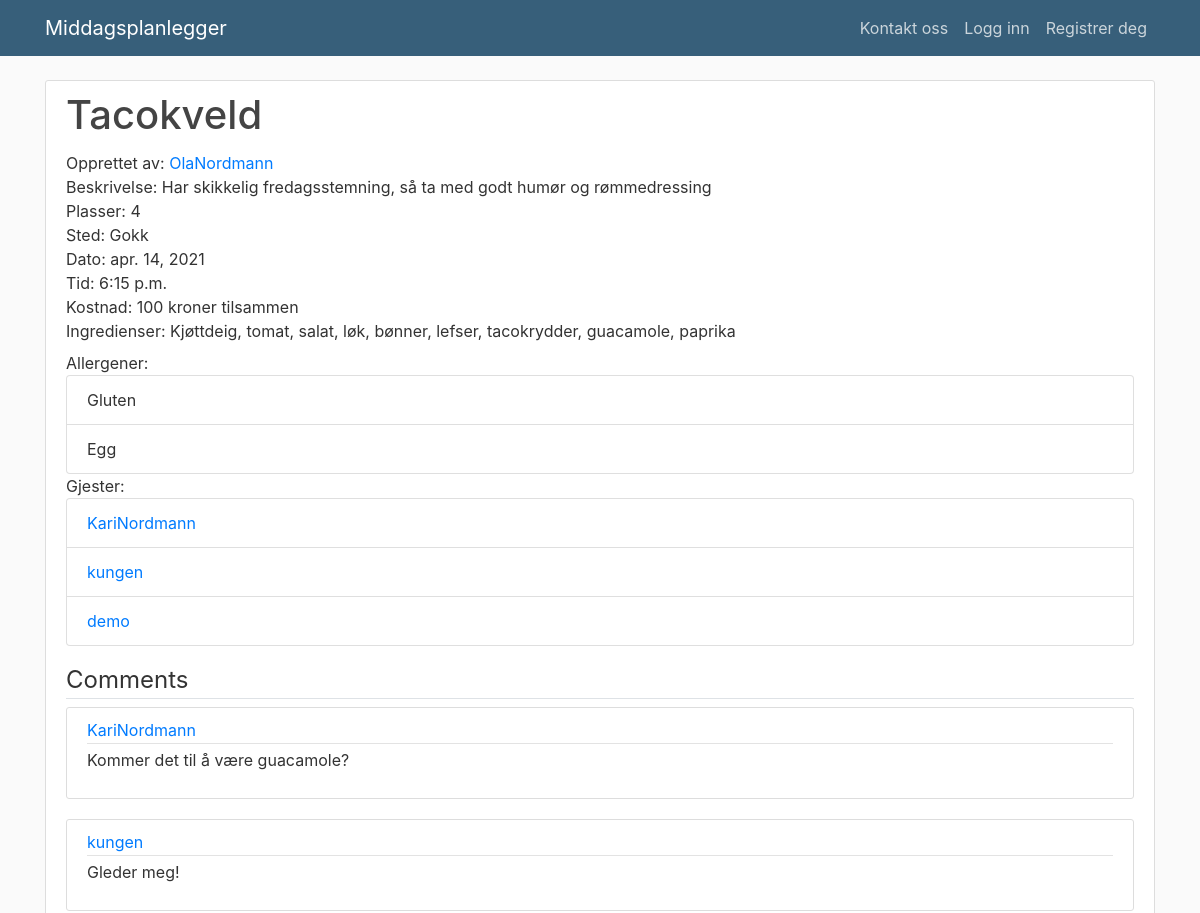
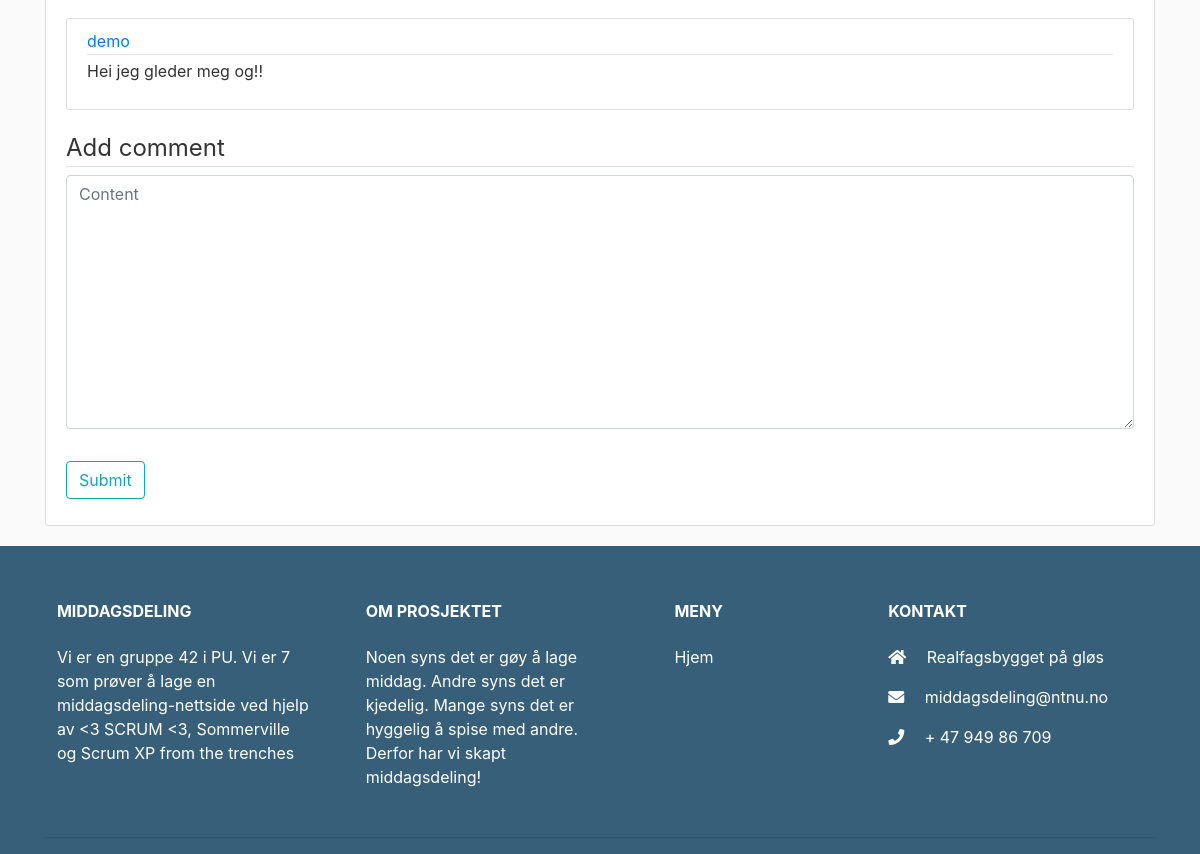
The page /event/1/ on the database its author committed (2 pictures, top to bottom).
### dinnerevent/models.py (models this page shows, shortened)
class Event(models.Model):
    user = models.ForeignKey(User, on_delete=models.CASCADE)
    title = models.CharField(max_length=150)
    description = models.TextField(max_length=500)
    seats = models.PositiveIntegerField(default=1)
    place = models.CharField(max_length=50)
    expense = models.PositiveIntegerField(default=0)
    date = models.DateField(default=timezone.now)
    time = models.TimeField(default=timezone.now)
    ingredients = models.TextField(max_length=500)
    allergies = models.ManyToManyField(Allergy)
    guests = models.ManyToManyField(User, related_name="event_guests")
    class Meta:
        verbose_name = 'Arrangement'
        verbose_name_plural = 'Arrangement'

class Comment(models.Model):
    event = models.ForeignKey(Event, on_delete=models.CASCADE, related_name='comments')
    user = models.ForeignKey(User, on_delete=models.CASCADE)
    content = models.TextField(max_length=500)
    created_on = models.DateTimeField(default=timezone.now)
    class Meta:
        verbose_name = 'Kommentar'
        verbose_name_plural = 'Kommentarer'

### users/models.py (models this page shows)
class Allergy(models.Model):
    allergy = models.CharField(max_length=50)
    class Meta:
        constraints = [
            models.UniqueConstraint(fields=['allergy'], name='unique_allergy')
        ]
    def __str__(self):
        return self.allergy

### dinnerevent/views.py (the view, shortened to what this page needs)
# urls.py: path('<int:pk>/', EventDetail.as_view(), name='eventdetail'),
class EventDetail(DetailView):
    model = Event
    def get_context_data(self, **kwargs):
        context = super(EventDetail, self).get_context_data(**kwargs)
        event_review_by_user = User.objects.filter(review__event=self.object).filter(id=self.request.user.id)
        context['user_has_made_event_review'] = event_review_by_user
        context['form'] = CommentForm()
        return context

### dinnerevent/forms.py
class CommentForm(ModelForm):
    class Meta:
        model = Comment
        fields = ['content']

### dinnerevent/templates/dinnerevent/event_detail.html (shortened to what this page needs)
{% extends "overview/base.html" %}
{% load crispy_forms_filters %}
{% load static %}
{% load crispy_forms_tags %}
{% load bootstrap4 %}
{% block content %}
    <div class="content-section">
        <h1 class="card-title">{{ event.title }}</h1>
        <ul class="list-unstyled">
            <li>Opprettet av: <a href="{% url 'profile' event.user.id %}">{{ event.user }}</a></li>
            <li>Beskrivelse: {{ event.description }}</li>
            <li>Plasser: {{ event.seats }}</li>
            <li>Sted: {{ event.place }}</li>
            <li>Dato: {{ event.date }}</li>
            <li>Tid: {{ event.time }}</li>
            <li>Kostnad: {{ event.expense }} kroner tilsammen</li>
            <li>Ingredienser: {{ event.ingredients }}</li>
            <li class="list-group mt-2"> Allergener:
                <ul class="list-group">
                    {% for allergy in event.allergies.all %}
                        <li class="list-group-item"> {{ allergy }} </li>
                    {% empty %}
                        Ingen
                    {% endfor %}
                </ul>
            </li>
            <li class="list-group mt">Gjester:
                <ul class="list-group mb-2">
                    {% for guest in event.guests.all %}
                        <li class="list-group-item"> <a href="{% url 'profile' guest.id %}">{{ guest.username }} </a></li>
                    {% empty %}
                        Ingen
                    {% endfor %}
                </ul>
            </li>
            <form method="POST">
                <fieldset class="form-group mt-2">
                    <legend class="border-bottom mb 4">Comments</legend>
                    {% for comment in event.comments.all %}
                        <article class="media content-section">
                            <div class="media-body">
                                <div class="article-metadata">
                                    <a class="mr-2" href="{% url 'profile' comment.user.id %}">{{ comment.user }}</a>
                                </div>
                                <p class="article-content">{{ comment.content }}</p>
                            </div>
                        </article>
                    {% endfor %}
                    <div class="form-group">
                        <legend class="border-bottom mb 4 mt-2">Add comment</legend>
                        <div class="form-group">
                       <textarea name="content" cols="40" rows="10"
                                 maxlength="500" class="form-control"
                                 placeholder="Content"
                                 title="" required="" id="id_content"></textarea></div>
                    </div>
                </fieldset>
                <div class="form-group">
                    <button class="btn btn-outline-info" type="submit">Submit</button>
                </div>
            </form>
        </ul>
    </div>
{% endblock content %}

### overview/static/overview/main.css (style rules this page uses)
body { background: #fafafa; color: #333333; margin-top: 5rem; }
h1, h2, h3, h4, h5, h6 { color: #444444; }
ul { margin: 0; }
.content-section { background: #ffffff; padding: 10px 20px; border: 1px solid #dddddd; border-radius: 3px; margin-bottom: 20px; }
.article-content { white-space: pre-line; }
.article-metadata { padding-bottom: 1px; margin-bottom: 4px; border-bottom: 1px solid #e3e3e3 }

### rows shown on the page
Event: title "Tacokveld", user "OlaNordmann", description "Har skikkelig fredagsstemning, så ta med godt humør og rømmedressing", seats "4", place "Gokk", date "apr. 14, 2021", time "6:15 p.m.", expense "100", ingredients "Kjøttdeig, tomat, salat, løk, bønner, lefser, tacokrydder, guacamole, paprika"
Allergy: allergy "Gluten"
Allergy: allergy "Egg"
Comment: user "KariNordmann", content "Kommer det til å være guacamole?"
Comment: user "kungen", content "Gleder meg!"
Comment: user "demo", content "Hei jeg gleder meg og!!"

### other values the page prints
{{ guest.username }} "KariNordmann"
{{ guest.username }} "kungen"
{{ guest.username }} "demo"
